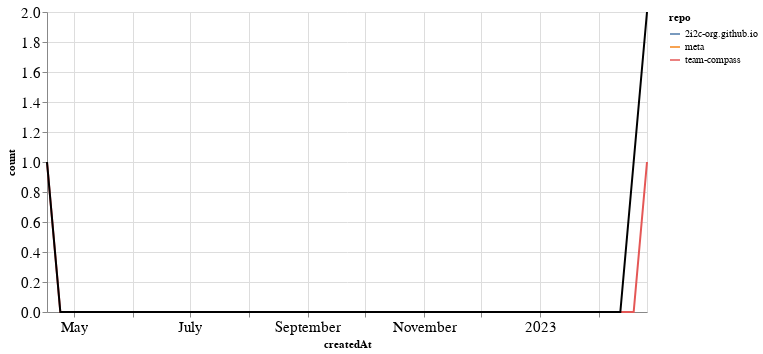

Source (notebook cell):
### Markdown cell above
### PRs

### Code cell
prs_time = prs.groupby('repo').resample('W', on='createdAt').count()['author'].reset_index()
prs_time = prs_time.rename(columns={'author': 'count'})
prs_time_total = prs_time.groupby('createdAt').agg({"count": "sum"}).reset_index()

ch1 = alt.Chart(prs_time, width=600).mark_line().encode(
    x='createdAt',
    y='count',
    color='repo',
    tooltip="repo"
)

ch2 = alt.Chart(prs_time_total, width=600).mark_line(color="black").encode(
    x='createdAt',
    y='count',
)

ch1 + ch2

### Figure 1 — Vega-Lite specification as saved in the notebook (floating-point values rounded to 4 significant figures)
{"config": {"axisLeft": {"labelFontSize": 15}, "axisBottom": {"labelFontSize": 15}}, "layer": [{"data": {"name": "data-8d69ab0b908458946d17d8e611ff9916"}, "mark": "line", "encoding": {"color": {"field": "repo", "type": "nominal"}, "tooltip": {"field": "repo", "type": "nominal"}, "x": {"field": "createdAt", "type": "temporal"}, "y": {"field": "count", "type": "quantitative"}}, "width": 600}, {"data": {"name": "data-f06593445b3d0f9042acf01f9437447c"}, "mark": {"type": "line", "color": "black"}, "encoding": {"x": {"field": "createdAt", "type": "temporal"}, "y": {"field": "count", "type": "quantitative"}}, "width": 600}], "$schema": "https://vega.github.io/schema/vega-lite/v4.17.0.json", "datasets": {"data-8d69ab0b908458946d17d8e611ff9916": [{"repo": "2i2c-org.github.io", "createdAt": "2023-02-19T00:00:00", "count": 1}, {"repo": "meta", "createdAt": "2023-02-26T00:00:00", "count": 1}, {"repo": "team-compass", "createdAt": "2022-04-17T00:00:00", "count": 1}, {"repo": "team-compass", "createdAt": "2022-04-24T00:00:00", "count": 0}, {"repo": "team-compass", "createdAt": "2022-05-01T00:00:00", "count": 0}, {"repo": "team-compass", "createdAt": "2022-05-08T00:00:00", "count": 0}, {"repo": "team-compass", "createdAt": "2022-05-15T00:00:00", "count": 0}, {"repo": "team-compass", "createdAt": "2022-05-22T00:00:00", "count": 0}, {"repo": "team-compass", "createdAt": "2022-05-29T00:00:00", "count": 0}, {"repo": "team-compass", "createdAt": "2022-06-05T00:00:00", "count": 0}, {"repo": "team-compass", "createdAt": "2022-06-12T00:00:00", "count": 0}, {"repo": "team-compass", "createdAt": "2022-06-19T00:00:00", "count": 0}, {"repo": "team-compass", "createdAt": "2022-06-26T00:00:00", "count": 0}, {"repo": "team-compass", "createdAt": "2022-07-03T00:00:00", "count": 0}, {"repo": "team-compass", "createdAt": "2022-07-10T00:00:00", "count": 0}, {"repo": "team-compass", "createdAt": "2022-07-17T00:00:00", "count": 0}, {"repo": "team-compass", "createdAt": "2022-07-24T00:00:00", "count": 0}, {"repo": "team-compass", "createdAt": "2022-07-31T00:00:00", "count": 0}, {"repo": "team-compass", "createdAt": "2022-08-07T00:00:00", "count": 0}, {"repo": "team-compass", "createdAt": "2022-08-14T00:00:00", "count": 0}, {"repo": "team-compass", "createdAt": "2022-08-21T00:00:00", "count": 0}, {"repo": "team-compass", "createdAt": "2022-08-28T00:00:00", "count": 0}, {"repo": "team-compass", "createdAt": "2022-09-04T00:00:00", "count": 0}, {"repo": "team-compass", "createdAt": "2022-09-11T00:00:00", "count": 0}, {"repo": "team-compass", "createdAt": "2022-09-18T00:00:00", "count": 0}, {"repo": "team-compass", "createdAt": "2022-09-25T00:00:00", "count": 0}, {"repo": "team-compass", "createdAt": "2022-10-02T00:00:00", "count": 0}, {"repo": "team-compass", "createdAt": "2022-10-09T00:00:00", "count": 0}, {"repo": "team-compass", "createdAt": "2022-10-16T00:00:00", "count": 0}, {"repo": "team-compass", "createdAt": "2022-10-23T00:00:00", "count": 0}, {"repo": "team-compass", "createdAt": "2022-10-30T00:00:00", "count": 0}, {"repo": "team-compass", "createdAt": "2022-11-06T00:00:00", "count": 0}, {"repo": "team-compass", "createdAt": "2022-11-13T00:00:00", "count": 0}, {"repo": "team-compass", "createdAt": "2022-11-20T00:00:00", "count": 0}, {"repo": "team-compass", "createdAt": "2022-11-27T00:00:00", "count": 0}, {"repo": "team-compass", "createdAt": "2022-12-04T00:00:00", "count": 0}, {"repo": "team-compass", "createdAt": "2022-12-11T00:00:00", "count": 0}, {"repo": "team-compass", "createdAt": "2022-12-18T00:00:00", "count": 0}, {"repo": "team-compass", "createdAt": "2022-12-25T00:00:00", "count": 0}, {"repo": "team-compass", "createdAt": "2023-01-01T00:00:00", "count": 0}, {"repo": "team-compass", "createdAt": "2023-01-08T00:00:00", "count": 0}, {"repo": "team-compass", "createdAt": "2023-01-15T00:00:00", "count": 0}, {"repo": "team-compass", "createdAt": "2023-01-22T00:00:00", "count": 0}, {"repo": "team-compass", "createdAt": "2023-01-29T00:00:00", "count": 0}, {"repo": "team-compass", "createdAt": "2023-02-05T00:00:00", "count": 0}, {"repo": "team-compass", "createdAt": "2023-02-12T00:00:00", "count": 0}, {"repo": "team-compass", "createdAt": "2023-02-19T00:00:00", "count": 0}, {"repo": "team-compass", "createdAt": "2023-02-26T00:00:00", "count": 1}], "data-f06593445b3d0f9042acf01f9437447c": [{"createdAt": "2022-04-17T00:00:00", "count": 1}, {"createdAt": "2022-04-24T00:00:00", "count": 0}, {"createdAt": "2022-05-01T00:00:00", "count": 0}, {"createdAt": "2022-05-08T00:00:00", "count": 0}, {"createdAt": "2022-05-15T00:00:00", "count": 0}, {"createdAt": "2022-05-22T00:00:00", "count": 0}, {"createdAt": "2022-05-29T00:00:00", "count": 0}, {"createdAt": "2022-06-05T00:00:00", "count": 0}, {"createdAt": "2022-06-12T00:00:00", "count": 0}, {"createdAt": "2022-06-19T00:00:00", "count": 0}, {"createdAt": "2022-06-26T00:00:00", "count": 0}, {"createdAt": "2022-07-03T00:00:00", "count": 0}, {"createdAt": "2022-07-10T00:00:00", "count": 0}, {"createdAt": "2022-07-17T00:00:00", "count": 0}, {"createdAt": "2022-07-24T00:00:00", "count": 0}, {"createdAt": "2022-07-31T00:00:00", "count": 0}, {"createdAt": "2022-08-07T00:00:00", "count": 0}, {"createdAt": "2022-08-14T00:00:00", "count": 0}, {"createdAt": "2022-08-21T00:00:00", "count": 0}, {"createdAt": "2022-08-28T00:00:00", "count": 0}, {"createdAt": "2022-09-04T00:00:00", "count": 0}, {"createdAt": "2022-09-11T00:00:00", "count": 0}, {"createdAt": "2022-09-18T00:00:00", "count": 0}, {"createdAt": "2022-09-25T00:00:00", "count": 0}, {"createdAt": "2022-10-02T00:00:00", "count": 0}, {"createdAt": "2022-10-09T00:00:00", "count": 0}, {"createdAt": "2022-10-16T00:00:00", "count": 0}, {"createdAt": "2022-10-23T00:00:00", "count": 0}, {"createdAt": "2022-10-30T00:00:00", "count": 0}, {"createdAt": "2022-11-06T00:00:00", "count": 0}, {"createdAt": "2022-11-13T00:00:00", "count": 0}, {"createdAt": "2022-11-20T00:00:00", "count": 0}, {"createdAt": "2022-11-27T00:00:00", "count": 0}, {"createdAt": "2022-12-04T00:00:00", "count": 0}, {"createdAt": "2022-12-11T00:00:00", "count": 0}, {"createdAt": "2022-12-18T00:00:00", "count": 0}, {"createdAt": "2022-12-25T00:00:00", "count": 0}, {"createdAt": "2023-01-01T00:00:00", "count": 0}, {"createdAt": "2023-01-08T00:00:00", "count": 0}, {"createdAt": "2023-01-15T00:00:00", "count": 0}, {"createdAt": "2023-01-22T00:00:00", "count": 0}, {"createdAt": "2023-01-29T00:00:00", "count": 0}, {"createdAt": "2023-02-05T00:00:00", "count": 0}, {"createdAt": "2023-02-12T00:00:00", "count": 0}, {"createdAt": "2023-02-19T00:00:00", "count": 1}, {"createdAt": "2023-02-26T00:00:00", "count": 2}]}}
